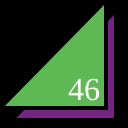
Frame 1 (no input)
Frame 60 (no input): identical to frame 1, image omitted
Frame 120 (the mouse pressed at the canvas centre since frame 60): identical to frame 1, image omitted

The p5.js sketch that drew this single still picture (run headless with seeded random() and noise() and a simulated clock; from frame 60 on, the mouse is pressed at the canvas centre):

// p5.js sketch
// ── sketch.js
function setup() {
  createCanvas(128,128);
}

function draw() {
  background(0);
  strokeWeight(4);
  fill(116, 37, 129);
  triangle(12,120,116,120,116,10);
  fill(94, 185, 84);
  triangle(0,108,106,108,106,0);
  fill(255);
  textSize(32);
  textFont("serif");
  text("46", 68, 100);
}
